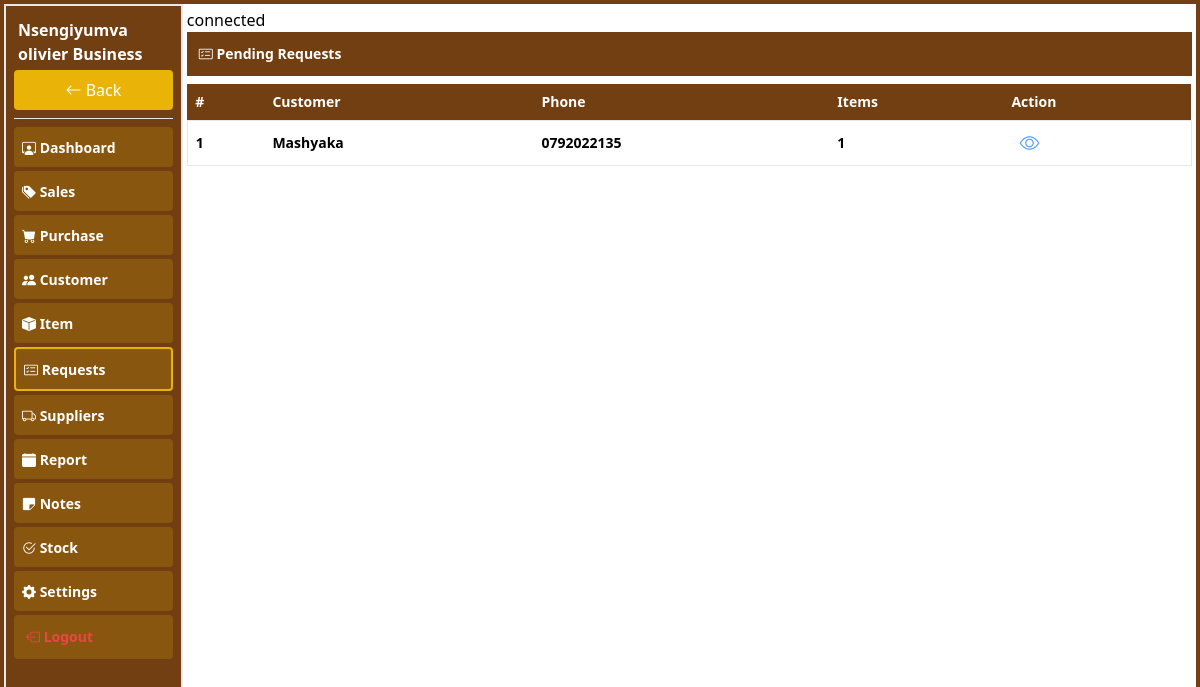
The app's page /pages/request_orders (signed in) with its own data.
### tables this page shows
CREATE TABLE `customer` (
  `name` varchar(255) NOT NULL,
  `phone` text NOT NULL,
  `c_id` int(11) NOT NULL,
  `business` int(11) NOT NULL,
  `location` varchar(255) NOT NULL,
  `created_at` datetime NOT NULL DEFAULT current_timestamp()
);

### pages/request_orders.php (the view, shortened to what this page needs)
<?php
include("connection.php");
$business = $_SESSION['user'];
?>
<!DOCTYPE html>
<html lang="en">
<head>
    <script src="../plugins/css/tailwindcss.js"></script>
    <link rel="stylesheet" href="../plugins/icons/bootstrap-icons.css">
</head>
<body>
    <div class="container-fluid h-[100%]">
        <div class="flex w-full p-2 bg-yellow-900 justify-between"><h1 class="text-white font-bold text-sm p-1"><i class="bi bi-card-checklist"></i> Pending Requests</h1></div>
        <div class="table-responsive w-full overflow-y-auto my-2">
            <table class="w-full border-collapse [&_td]:p-2 text-sm font-bold [&_th]:text-left [&_th]:p-2">
                <thead class="bg-yellow-900 text-white text-sm"><tr>
                    <th>#</th>
                    <th class="">Customer</th>
                    <th>Phone</th>
                    <th>Items</th>
                    <th>Action</th>
                </tr></thead>
                <tbody>
                    <?php
                    $no = 0;
                    $select = $conn->prepare(
                        "SELECT c.c_id, c.name, c.phone, COUNT(ro.req_ord_id) AS items, SUM(ro.req_quantity) AS total_quantity " .
                        "FROM request_orders ro " .
                        "JOIN customer c ON ro.customer = c.c_id " .
                        "JOIN item i ON ro.req_item = i.id " .
                        "WHERE ro.shop = ? AND ro.allowed_quantity = 0 " .
                        "GROUP BY c.c_id, c.name, c.phone"
                    );
                    $select->bind_param("i", $business);
                    $select->execute();
                    $result = $select->get_result();
                    if ($result->num_rows > 0) {
                        while ($a = $result->fetch_assoc()) {
                            $no++;
                            ?>
                            <tr class="border hover:bg-gray-200">
                                <td><?php echo $no ?></td>
                                <td><?php echo htmlspecialchars($a['name']) ?></td>
                                <td><?php echo htmlspecialchars($a['phone']) ?></td>
                                <td><?php echo htmlspecialchars($a['items']) ?></td>
                                <td><a href="approve_request?customer=<?php echo $a['c_id'] ?>" class="text-blue-400 text-xl font-bold rounded p-1 px-2 text-sm"><i class="bi bi-eye"></i></a></td>
                            </tr>
                            <?php
                        }
                    } else {
                        ?>
                        <tr><td colspan="6" class="text-center p-4 text-gray-500">No pending requests.</td></tr>
                        <?php
                    }
                    ?>
                </tbody>
            </table>
        </div>
    </div>
</body>
</html>

### records on screen
customer: name "Mashyaka", phone "0792022135", items "1"

### other values on screen
$_SESSION['business'] "Nsengiyumva olivier Business"
